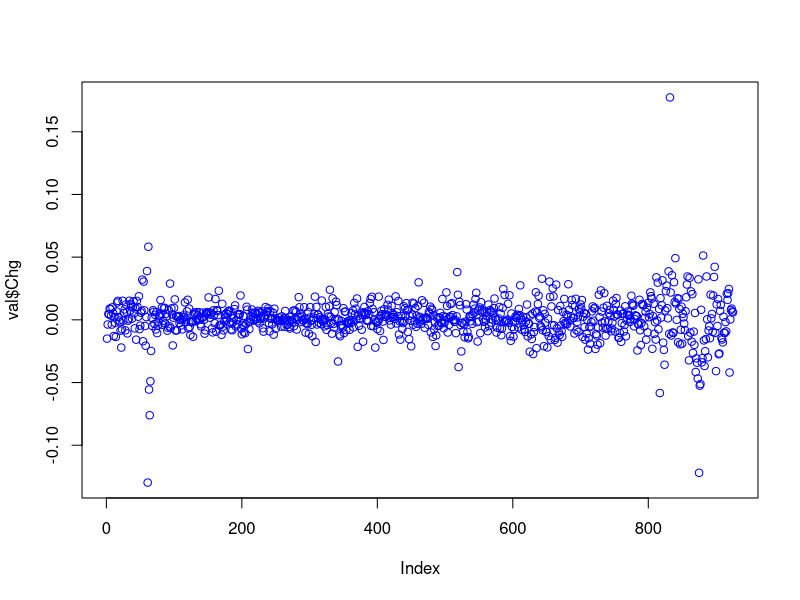
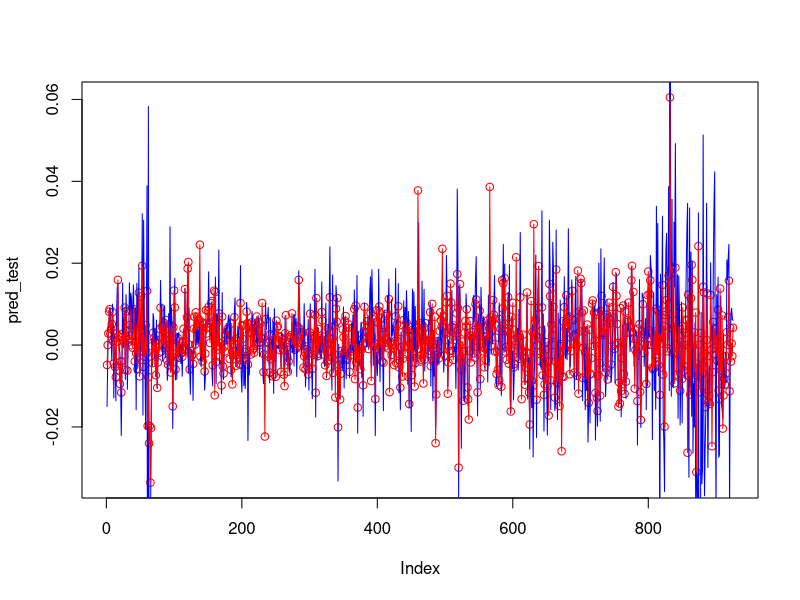

The R source for these figures, in order:


##### LINEAR REGRESSION #####

## STYDY 4 :  WITH NORMALIZATION ##


NF = read.csv('Modeldata_take3.csv')

NF <- NF[, -c(1)]



# Train (70%) and Validation (30%) data set
# For Test dataset we decided to take data from 25th Jan -> till date

ind <- sample(2, nrow(NF), replace = TRUE, prob = c(0.7, 0.3))

train <- NF[ind == 1,]
val <- NF[ind ==2,]


#ValActual = val[, c(3)]

#val <- val[, -c(3)] # Remove target variable


####################################################################################

## Linear Regression Model

# Chk the significant Vars

trainlr <- lm(Chg ~ ., data = train)


trainlr <- lm(Chg ~ VIXChg + GSECChg + FXChg + OilChg + 
                FII_BUY + FII_SELL + DII_BUY + DII_SELL,
                data = train)


#print(trainlr)

summary(trainlr)


# Chk VIF : Inflation Factor : Lesser the better : Chk Online

library(car)

vif(trainlr)


# Predict val dataset

pred_test <- predict(trainlr, newdata = val)


# Evaluate the Prediction Results with Actual

library(caret)

postResample(pred = pred_test, obs = val$Chg)


## Plot a chart Actual vs. Predicted Nifty Change

backtest = data.frame(pred_test, val)

plot(val$Chg, col = 'blue')

plot(pred_test, col  = 'Red')

lines(val$Chg, col = 'blue')

lines(pred_test, col  = 'Red')

#######################################################################################

#######################################################################################
